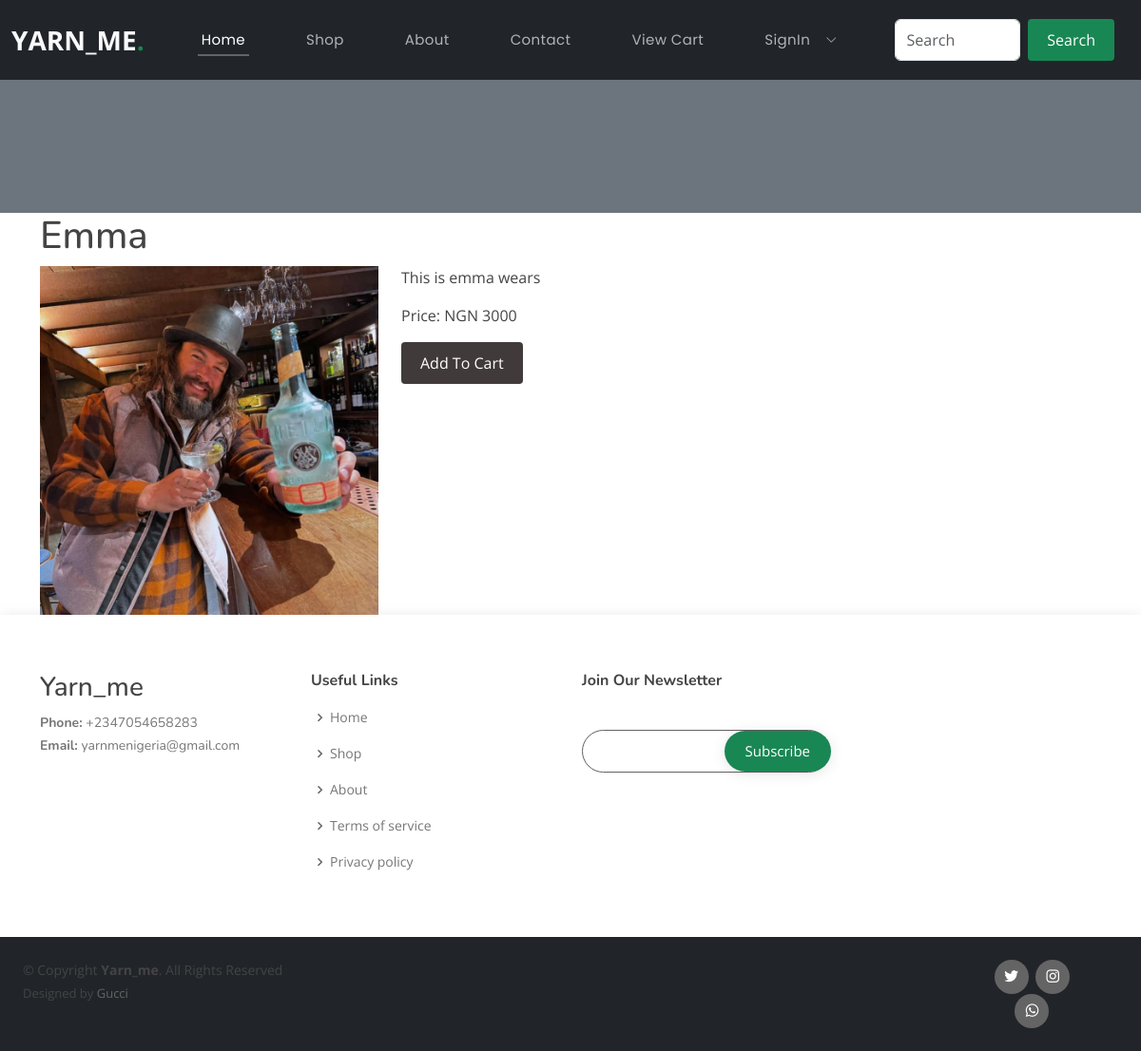
The page /product/emma on the database its author committed.
### ecommerceapp/models.py (models this page shows, shortened)
class Product(models.Model):
    VARIANT_CHOICES = (
        ('None', 'None'),
        ('Size', 'Size'),
        ('Color', 'Color'),
        ('Size-Color', 'Size-Color'),
    )
    title = models.CharField(max_length=200)
    slug = models.SlugField(unique=True)
    category = models.ForeignKey(Category, on_delete=models.CASCADE)
    image = models.ImageField(upload_to="products/")
    marked_price = models.PositiveIntegerField()
    selling_price = models.PositiveIntegerField()
    description = models.TextField()
    view_count = models.PositiveIntegerField(default=0)
    variant = models.CharField(max_length=20, choices=VARIANT_CHOICES, default='None')

### ecommerceapp/views.py (the view)
# urls.py: path("product/<slug:slug>", ProductDetailView.as_view(), name="productdetail"),
class ProductDetailView(EcomMixin, TemplateView):
    template_name = "productdetail.html"
    def get_context_data(self, **kwargs):
        context = super().get_context_data(**kwargs)
        url_slug = self.kwargs['slug']
        product = get_object_or_404(Product, slug=url_slug)
        product.view_count += 1
        product.save()
        context['product'] = product
        return context

### ecommerceapp/views.py (called while the page is built, shortened)
    def dispatch(self, request, *args, **kwargs):
        cart_id = request.session.get("cart_id")
        return super().dispatch(request, *args, **kwargs)

### templates/productdetail.html (shortened to what this page needs)
{% extends "base.html" %}
{% block body %}
<section class="bg-secondary" style="height: 200px;">
</section>
<div class="container">
    <h1>{{ product.title }}</h1>
    <div class="row">
        <div class="col-md-4">
            <img src="{{ product.image.url }}" alt="{{ product.title }}" class="img-fluid">
        </div>
        <div class="col-md-8">
            <p>{{ product.description }}</p>
            <p>Price: NGN {{ product.selling_price }}</p>
            <form action="{% url 'ecommerceapp:addtocart' product.id %}" method="GET">
                <button type="submit" class="btn btn-success">Add To Cart</button>
            </form>
        </div>
</div>
{% endblock body %}

### static/assets/css/style.css (style rules this page uses)
body { font-family: "Open Sans", sans-serif; color: #444444; }
h1, h2, h3, h4, h5, h6 { font-family: "Nunito", sans-serif; }
section { padding: 60px 0; }

### static/css/index.css (style rules this page uses)
button[type="submit"] { background-color: rgba(45, 37, 38, 0.9); color: white; padding: 10px 20px; border: none; border-radius: 4px; cursor: pointer; }

### rows shown on the page
Product: title "Emma", image (picture), description "This is emma wears", selling_price "3000"
